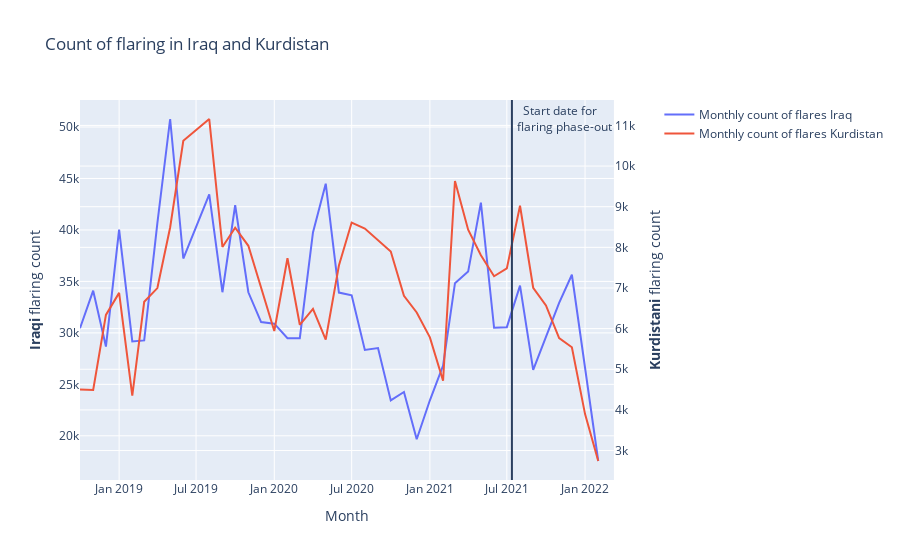

The notebook cell saved with this chart:
### Code cell
# Visualising monthly changes in flaring in kurdistan and Iraq

# Create figure with secondary y-axis
fig = make_subplots(specs=[[{"secondary_y": True}]])

# Add traces
fig.add_trace(
    go.Scatter(x=iraq_kurdistan_faring_monthly_total['Flaring_month'], y=iraq_kurdistan_faring_monthly_total['Iraq_count'], name="Monthly count of flares Iraq"),
    secondary_y=False,
)

fig.add_trace(
    go.Scatter(x=iraq_kurdistan_faring_monthly_total['Flaring_month'], y=iraq_kurdistan_faring_monthly_total['Kurdistan_count'], name="Monthly count of flares Kurdistan"),
    secondary_y=True,
)

# Add figure title
fig.update_layout(
    title_text="Count of flaring in Iraq and Kurdistan "
)

# Set x-axis title
fig.update_xaxes(title_text="Month")

fig.add_vline(x=datetime.datetime.strptime("2021-07-13", "%Y-%m-%d").timestamp() * 1000, annotation_text="Start date for  <br> flaring phase-out" )

# Set y-axes titles
fig.update_yaxes(title_text="<b>Iraqi</b> flaring count", secondary_y=False)
fig.update_yaxes(title_text="<b>Kurdistani</b> flaring count", secondary_y=True)

fig.show()

### Figure 1 — Plotly figure (JSON) as saved in the notebook; plotly's stock layout.template omitted (floating-point values rounded to 4 significant figures)
{"data": [{"name": "Monthly count of flares Iraq", "type": "scatter", "x": ["2018-10", "2018-11", "2018-12", "2019-01", "2019-02", "2019-03", "2019-04", "2019-05", "2019-06", "2019-08", "2019-09", "2019-10", "2019-11", "2019-12", "2020-01", "2020-02", "2020-03", "2020-04", "2020-05", "2020-06", "2020-07", "2020-08", "2020-09", "2020-10", "2020-11", "2020-12", "2021-01", "2021-02", "2021-03", "2021-04", "2021-05", "2021-06", "2021-07", "2021-08", "2021-09", "2021-10", "2021-11", "2021-12", "2022-01", "2022-02"], "xaxis": "x", "y": [30450, 34101, 28668, 40032, 29174, 29270, 40666, 50779, 37224, 43454, 33949, 42398, 33945, 31050, 30898, 29479, 29479, 39762, 44494, 33917, 33646, 28345, 28521, 23441, 24257, 19667, 23451, 26829, 34831, 35956, 42661, 30494, 30555, 34592, 26408, 29701, 32909, 35647, 26424, 17553], "yaxis": "y"}, {"name": "Monthly count of flares Kurdistan", "type": "scatter", "x": ["2018-10", "2018-11", "2018-12", "2019-01", "2019-02", "2019-03", "2019-04", "2019-05", "2019-06", "2019-08", "2019-09", "2019-10", "2019-11", "2019-12", "2020-01", "2020-02", "2020-03", "2020-04", "2020-05", "2020-06", "2020-07", "2020-08", "2020-09", "2020-10", "2020-11", "2020-12", "2021-01", "2021-02", "2021-03", "2021-04", "2021-05", "2021-06", "2021-07", "2021-08", "2021-09", "2021-10", "2021-11", "2021-12", "2022-01", "2022-02"], "xaxis": "x", "y": [4503, 4490, 6338, 6880, 4351, 6661, 6998, 8489, 10621, 11158, 8010, 8483, 8038, 6982, 5942, 7731, 6095, 6486, 5728, 7551, 8610, 8461, 8163, 7898, 6808, 6398, 5785, 4716, 9632, 8435, 7804, 7289, 7482, 9024, 7006, 6572, 5765, 5542, 3896, 2743], "yaxis": "y2"}], "layout": {"annotations": [{"showarrow": false, "text": "Start date for  <br> flaring phase-out", "x": 1626130800000, "xanchor": "left", "xref": "x", "y": 1, "yanchor": "top", "yref": "y domain"}], "shapes": [{"type": "line", "x0": 1626130800000, "x1": 1626130800000, "xref": "x", "y0": 0, "y1": 1, "yref": "y domain"}], "title": {"text": "Count of flaring in Iraq and Kurdistan "}, "xaxis": {"anchor": "y", "domain": [0, 0.94], "title": {"text": "Month"}}, "yaxis": {"anchor": "x", "domain": [0, 1], "title": {"text": "<b>Iraqi</b> flaring count"}}, "yaxis2": {"anchor": "x", "overlaying": "y", "side": "right", "title": {"text": "<b>Kurdistani</b> flaring count"}}}}
